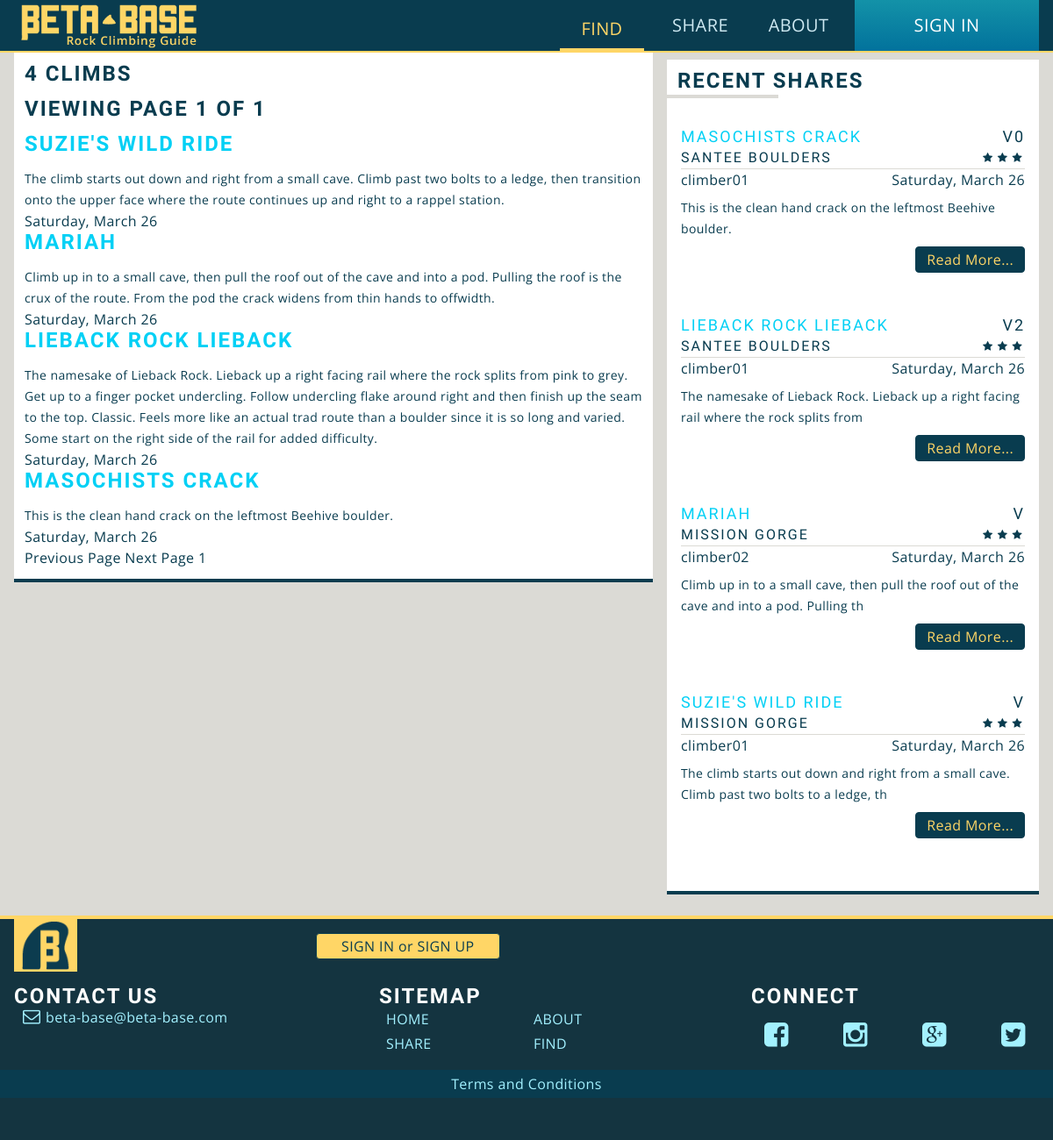
Screenshot of /search-result.php with the database file from the repository.
### tables this page shows
CREATE TABLE IF NOT EXISTS `climbs` (
  `climb_id` mediumint(9) NOT NULL,
  `name` varchar(50) NOT NULL,
  `description` text NOT NULL,
  `date` datetime NOT NULL,
  `user_id` mediumint(9) NOT NULL,
  `area_id` mediumint(9) NOT NULL,
  `type` varchar(20) NOT NULL,
  `v_grade` tinyint(4) DEFAULT NULL,
  `y_grade` tinyint(4) DEFAULT NULL,
  `is_approved` tinyint(1) NOT NULL
);

CREATE TABLE IF NOT EXISTS `areas` (
  `area_id` mediumint(9) NOT NULL,
  `title` varchar(50) NOT NULL,
  `description` text NOT NULL,
  `date` datetime NOT NULL,
  `longitude` float(10,6) NOT NULL,
  `latitude` float(10,6) NOT NULL,
  `zipcode` mediumint(9) NOT NULL,
  `user_id` mediumint(9) NOT NULL,
  `is_approved` tinyint(1) NOT NULL
);

CREATE TABLE IF NOT EXISTS `users` (
  `user_id` mediumint(9) NOT NULL,
  `username` varchar(50) NOT NULL,
  `password` varchar(40) NOT NULL,
  `email` varchar(254) NOT NULL,
  `user_pic` text,
  `is_admin` tinyint(1) NOT NULL,
  `bio` text,
  `date_joined` datetime NOT NULL,
  `secret_key` varchar(40) NOT NULL
);

### functions.php (called while the page is built, shortened)
<?php
	function nice_date( $datetime ){
		$date = new DateTime( $datetime );
		return $date->format('l,  F j');
	}

### search-result.php (the view, shortened to what this page needs)
<?php
	require('db-config.php');
	include_once('functions.php');
	include('header.php');
	$per_page = 8;
	$current_page = 1;
$zipcode = mysqli_real_escape_string($db, $_GET['zipcode']);
$query = "SELECT climb_id, zipcode, name, title, climbs.description, climbs.date
					FROM climbs, areas
					WHERE climbs.is_approved = 1
					AND climbs.area_id = areas.area_id
					AND ( zipcode like '%$zipcode%' OR climbs.description LIKE '%$zipcode%' )";
$result = $db->query($query);
$total = $result->num_rows;
?>
<div class="maincontainer">
	<main>
	<?php if($total >= 1){
		$total_pages = ceil($total/$per_page);
		if( $current_page <= $total_pages){
			$offset = ($current_page - 1) * $per_page;
			$query .= " limit $offset, $per_page";
			$result = $db->query($query);
		?>
		<section class="module">
			<h2><?php echo $total; ?> Climbs</h2>
			<h3>Viewing Page <?php echo $current_page; ?> of <?php echo $total_pages; ?></h3>
			<?php while( $row = $result->fetch_assoc() ){ ?>
			<article>
				<h2>
				<a href="single.php?climb_id=<?php echo $row['climb_id']; ?>">
					<?php echo $row['name']; ?>
				</a>
				</h2>
				<p><?php echo $row['description']; ?></p>
				<span class="climb-meta"><?php echo nice_date($row['date']); ?></span>
			</article>
			<?php }  ?>
			<?php
			$prev_page = $current_page - 1;
			$next_page = $current_page + 1; ?>
			<section class="pagination">
				<?php if($current_page > 1){ ?>
				<a href="search-result.php?zipcode=<?php echo $zipcode; ?>&amp;page=<?php echo $prev_page; ?>" class="prev">
					Previous Page
				</a>
				<?php }else{ ?>
					<span>Previous Page</span>
				<?php } ?>
				<?php
				if( $next_page <= $total_pages ){ ?>
				<a href="search-result.php?zipcode=<?php echo $zipcode; ?>&amp;page=<?php echo $next_page; ?>" class="next">
					Next Page
				</a>
				<?php }else{ ?>
					<span>Next Page</span>
				<?php } ?>
				<?php
				$counter = 1;
				while($counter <= $total_pages){
					if( $counter != $current_page){	 ?>
					<a href="search-result.php?zipcode=<?php echo $zipcode; ?>&amp;page=<?php echo $counter; ?>">
						<?php echo $counter ?>
					</a>
					<?php
							}else{
								echo $counter;
							}
						$counter++;
						} ?>
			</section>
			<?php
				}
				else{
					echo 'Invalid page';
				}
				}else{
				echo "no climbs found";
				} ?>
		</section>
	</main>
<?php include('aside.php'); ?>
</div>
<?php include('footer.php'); ?>

### aside.php (shortened to what this page needs)
<?php
	require('db-config.php');
	include_once('functions.php');
?>
	<aside>
<?php
$query = "SELECT climbs.name, climbs.climb_id, climbs.description, climbs.v_grade, climbs.y_grade, climbs.date, areas.title, ratings.rating, users.username
			 FROM climbs, ratings, areas, users
			 WHERE areas.is_approved = 1
			 AND climbs.is_approved = 1
			 AND climbs.area_id = areas.area_id
			 AND climbs.user_id = users.user_id
			 AND climbs.climb_id = ratings.climb_id
			 ORDER BY climbs.date DESC";
	$result = $db->query($query);
	if($result->num_rows >= 1){
 ?>
		<section class="module secondary">
			<h4>Recent Shares</h4>
			<?php while($row = $result->fetch_assoc() ){ ?>
			<article class="cf">
				<h5><a href="single-climb.php?climb_id=<?php echo $row['climb_id']; ?>"><?php echo $row['name']; ?></a><span>V<?php echo $row['v_grade'];
				 ?></span></h5>
				<h6><?php echo $row['title']; ?><span class="ratings"><span class="icon-star"></span><span class="icon-star"></span><span class="icon-star"></span></span></h6>
				<p><?php echo $row['username']; ?><span><?php echo nice_date($row['date']); ?></span></p>
				<p><?php echo substr($row['description'], 0, 90); ?></p>
				<a href="#" class="btn">Read More...</a>
			</article>
<?php
		}
	}
	else{
		echo 'No posts found';
	}
?>
</section>
	</aside>

### css/main.css (style rules this page uses)
html { font-family: verdana, sans-serif; font-size: 16px; background-color: #dbdad5; }
body { font-size: 100%; line-height: 1.5rem; position: relative; overflow-x: hidden; font-family: 'Open Sans', sans-serif; font-weight: 400; letter-spacing: .025rem; color:#093c4f; }
.btn, form input[type=submit] { text-decoration: none; border:solid 1px #093c4f; border-radius: .25rem; background-color: #093c4f; color: #ffd666; padding:.125rem .75rem; display: inline-block; margin:1rem 0; }
a { color:#02d0f5; transition: all .25s linear; -webkit-transition: all .25s linear; -moz-transition: all .25s linear; -o-transition: all .25s linear; }
h2, h3, h4, h5, h6 { font-family: 'Fira Sans', sans-serif; font-weight: 700; font-size: 1.5rem; letter-spacing: .125rem; text-transform: uppercase; }
h2, h3, h4 { margin-bottom: 1rem; }
p { font-size: 0.875rem; }
div.maincontainer { max-width: 90rem; margin:0 auto; }
main { padding: 0 .25rem; }
.module { background-color: #ffffff; margin-bottom: 1rem; padding: .75rem; border-bottom: solid 4px #093c4f; }
.module.secondary h4 { position: relative; display: inline-block; }
.module.secondary h4:before { content: ""; position: absolute; bottom: -0.5rem; left: -0.75rem; width: 60%; height: 4px; border-bottom: #DBDAD5 solid 4px; }
.module.secondary article { margin: 1.5rem 0; padding:0 .25rem; position: relative; }
.module.secondary article h5, .module.secondary article h6 { font-size: 1.125rem; font-weight: 500; }
.module.secondary article h6 { font-size: 1rem; }
.module.secondary article h5 span, .module.secondary article h6 span { float: right; }
.module.secondary article span.ratings { font-size: .75rem; }
.module.secondary article p:first-of-type { border-top:1px solid #DBDAD5; margin-bottom: .5rem; font-size: 1rem; }
.module.secondary article p:first-of-type span { float: right; }
.module.secondary article a.btn { float: right; margin: .5rem 0 1.5rem; }
@media (min-width: 769px) { main { float: left; width: 62%; padding: 0 0 0 1rem; } }
@media (min-width: 769px) { aside { width: 38%; float: right; padding: .5rem 1rem; } }

### rows the page displays
climbs: name "SUZIE'S WILD RIDE", description "The climb starts out down and right from a small cave. Climb past two bolts to a ledge, then transition onto the upper face where the route continues up and right to a rappel station.", date "Saturday, March 26", area.title "MISSION GORGE", user.username "climber01", description "The climb starts out down and right from a small cave. Climb past two bolts to a ledge, th"
climbs: name "MARIAH", description "Climb up in to a small cave, then pull the roof out of the cave and into a pod. Pulling the roof is the crux of the route. From the pod the crack widens from thin hands to offwidth.", date "Saturday, March 26", area.title "MISSION GORGE", user.username "climber02", description "Climb up in to a small cave, then pull the roof out of the cave and into a pod. Pulling th"
climbs: name "LIEBACK ROCK LIEBACK", description "The namesake of Lieback Rock. Lieback up a right facing rail where the rock splits from pink to grey. Get up to a finger pocket undercling. Follow undercling flake around right and then finish up the seam to the top. Classic. Feels more like an actual trad route than a boulder since it is so long and varied. Some start on the right side of the rail for added difficulty.", date "Saturday, March 26", v_grade "2", area.title "SANTEE BOULDERS", user.username "climber01", description "The namesake of Lieback Rock. Lieback up a right facing rail where the rock splits from"
climbs: name "MASOCHISTS CRACK", description "This is the clean hand crack on the leftmost Beehive boulder.", date "Saturday, March 26", v_grade "0", area.title "SANTEE BOULDERS", user.username "climber01"

### other values shown
$total "4"
$current_page "1"
$total_pages "1"
